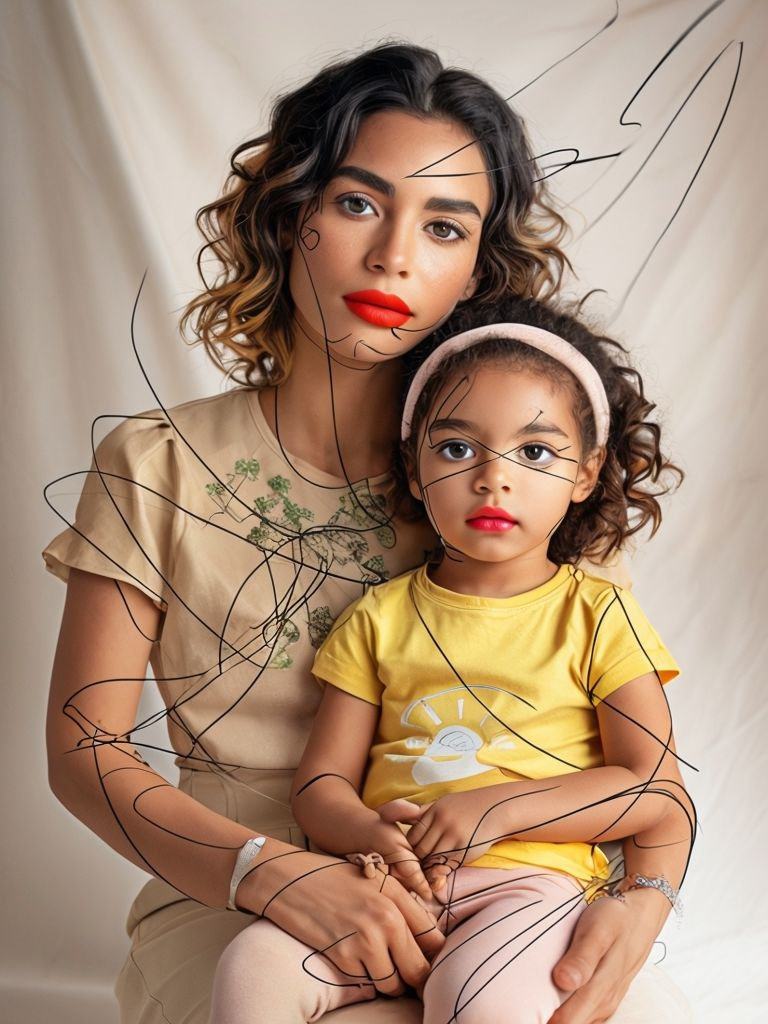
#> input picture datasets/exemplo-04.png, 768 x 1024 px
$ python enhace_image.py
#> lines starting #> are read from the running program, lines starting #| are printed output that depends on the picture
import cv2
import numpy as np

def enhance_image(I, B_shape, n):
    """
    Realce de imagem usando transformadas top-hat e bottom-hat em múltiplas escalas.

    Parâmetros:
        I: imagem de entrada (numpy array, em escala de cinza)
        B_shape: tupla (h, w) representando a forma inicial do elemento estruturante
        n: número de escalas

    Retorna:
        I_en: imagem realçada
    """
    # Inicializações
    TH = []
    BH = []
    STH = []
    SBH = []

    # Para cada escala
    for i in range(1, n + 1):
        kernel_size = (B_shape[0]*i, B_shape[1]*i)
        B_i = cv2.getStructuringElement(cv2.MORPH_RECT, kernel_size)

        # Transformadas Top-Hat e Bottom-Hat
        top_hat = cv2.subtract(I, cv2.dilate(cv2.erode(I, B_i), B_i))
        bottom_hat = cv2.subtract(cv2.erode(cv2.dilate(I, B_i), B_i), I)

        TH.append(top_hat)
        BH.append(bottom_hat)

        if i > 1:
            STH.append(cv2.subtract(TH[i-1], TH[i-2]))
            SBH.append(cv2.subtract(BH[i-1], BH[i-2]))

    # Cálculo dos máximos nas escalas
    MTH = np.maximum.reduce(TH)
    MBH = np.maximum.reduce(BH)
    MSTH = np.maximum.reduce(STH) if STH else np.zeros_like(I)
    MSBH = np.maximum.reduce(SBH) if SBH else np.zeros_like(I)

    # Realce da imagem
    I_en = cv2.add(I, cv2.subtract(cv2.add(MTH, MSTH), cv2.add(MBH, MSBH)))

    return I_en


def main():
    # Carregar imagem em escala de cinza
    img = cv2.imread('datasets/exemplo-04.png', cv2.IMREAD_GRAYSCALE)
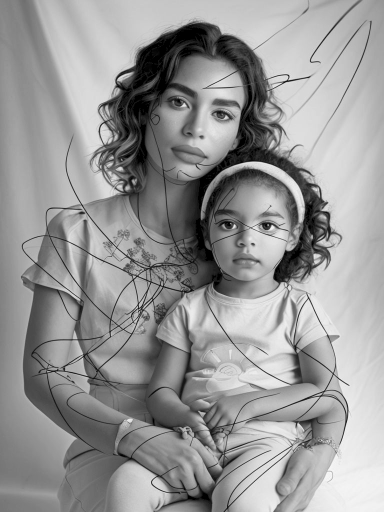
#> img: shape (1024, 768) (shown at 1/2 size); min 0, max 255, mean 150.9

    # Realçar imagem com elemento estruturante inicial (3x3) e 4 escalas
    img_enhanced = enhance_image(img, B_shape=(3, 3), n=4)
#> after the loop in enhance_image, `for i in range(1, n + 1):`: BH = 4 items; SBH = 3 items; TH = 4 items
#> in enhance_image, `MBH = np.maximum.reduce(BH)`:
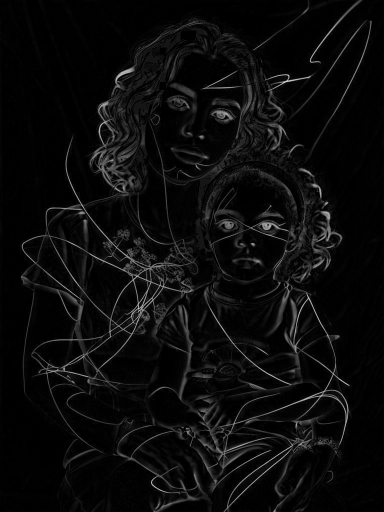
#> MBH: shape (1024, 768) (shown at 1/2 size); min 0, max 238, mean 11.1
#> in enhance_image, `MSTH = np.maximum.reduce(STH) if STH else np.zeros_like(I)`:
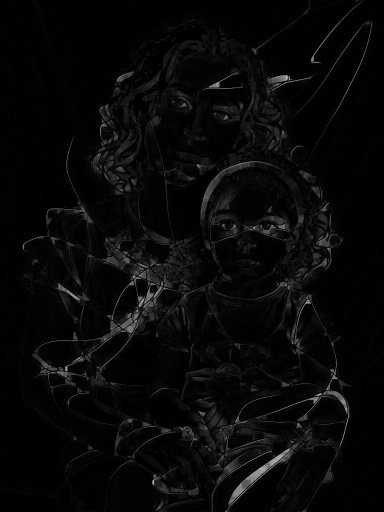
#> MSTH: shape (1024, 768) (shown at 1/2 size); min 0, max 208, mean 7.9
#> in enhance_image, `MSBH = np.maximum.reduce(SBH) if SBH else np.zeros_like(I)`:
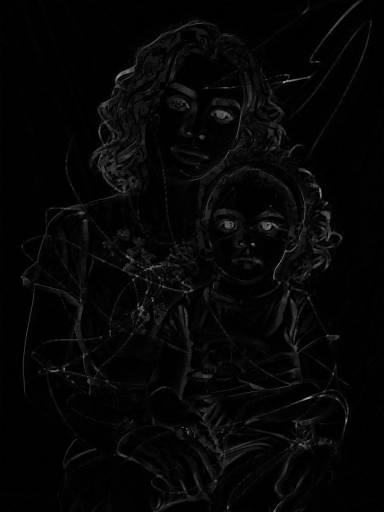
#> MSBH: shape (1024, 768) (shown at 1/2 size); min 0, max 165, mean 5.7
#> in enhance_image, `I_en = cv2.add(I, cv2.subtract(cv2.add(MTH, MSTH), cv2.add(MBH, MSBH)))`:
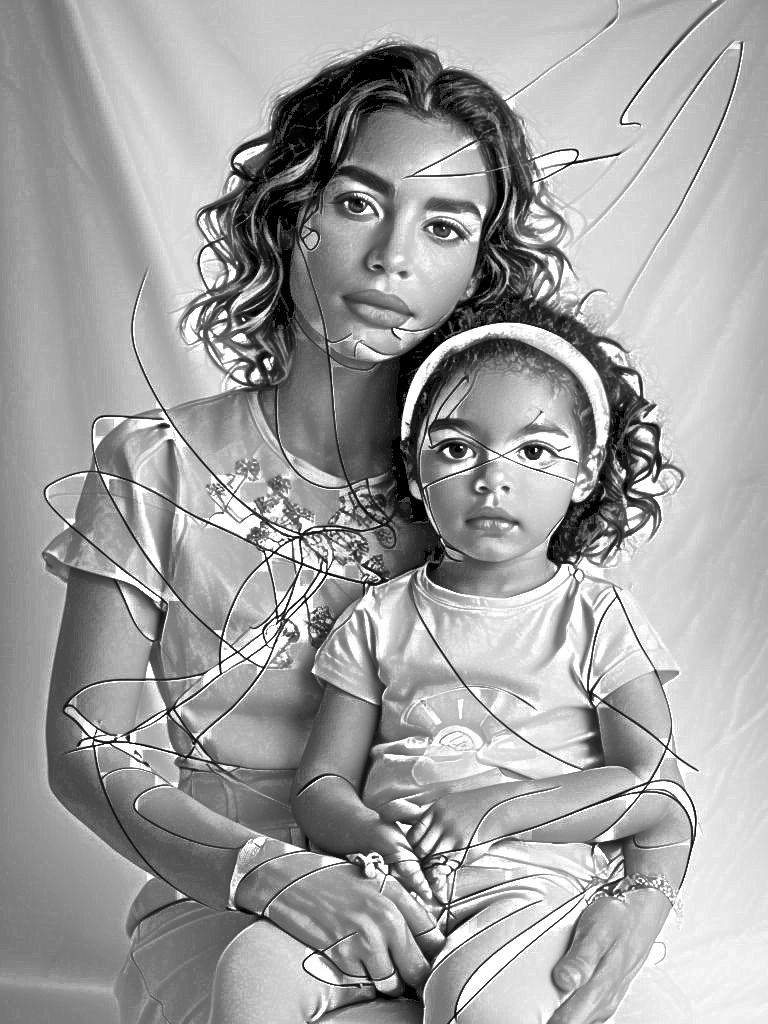
#> I_en: shape (1024, 768); min 0, max 255, mean 160.8

    # Exibir resultados
    cv2.imshow('Original', img)
    cv2.imshow('Realçada', img_enhanced)
    cv2.waitKey(0)
    cv2.destroyAllWindows()


if __name__ == "__main__":
    main()

$ run again, with datasets/exemplo-02.png copied over datasets/exemplo-04.png
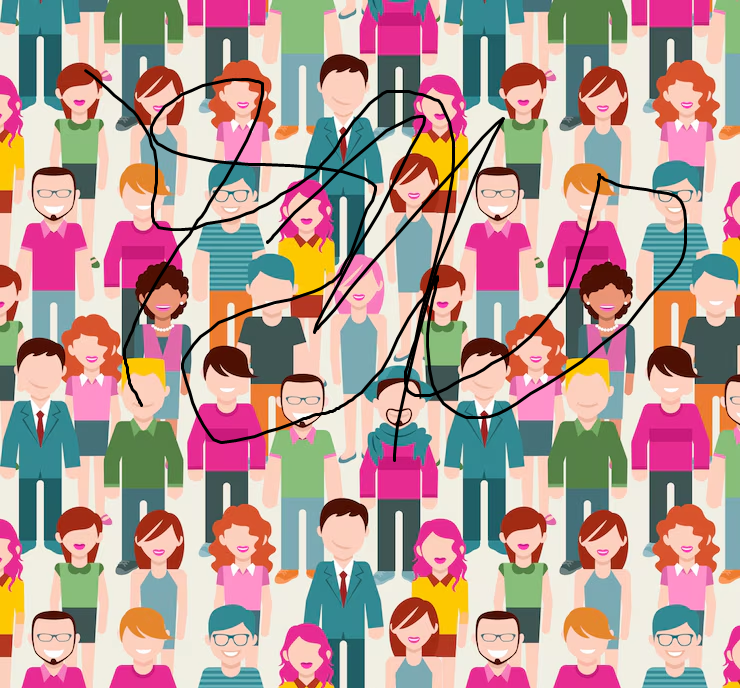
#> input picture datasets/exemplo-02.png, 742 x 688 px
#> after the loop in enhance_image, `for i in range(1, n + 1):`: BH = 4 items; SBH = 3 items; TH = 4 items
#> in enhance_image, `MSBH = np.maximum.reduce(SBH) if SBH else np.zeros_like(I)`:
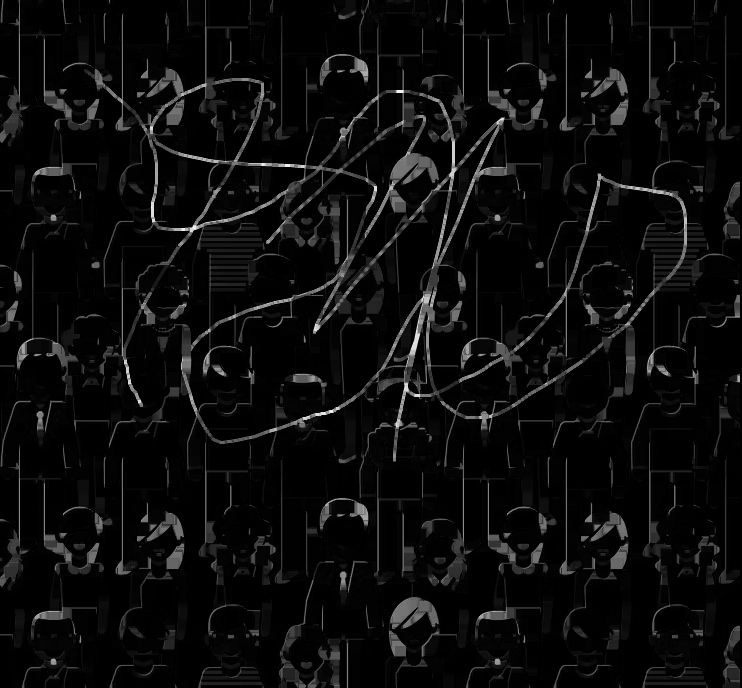
#> MSBH: shape (688, 742); min 0, max 245, mean 12.1
#> in enhance_image, `I_en = cv2.add(I, cv2.subtract(cv2.add(MTH, MSTH), cv2.add(MBH, MSBH)))`:
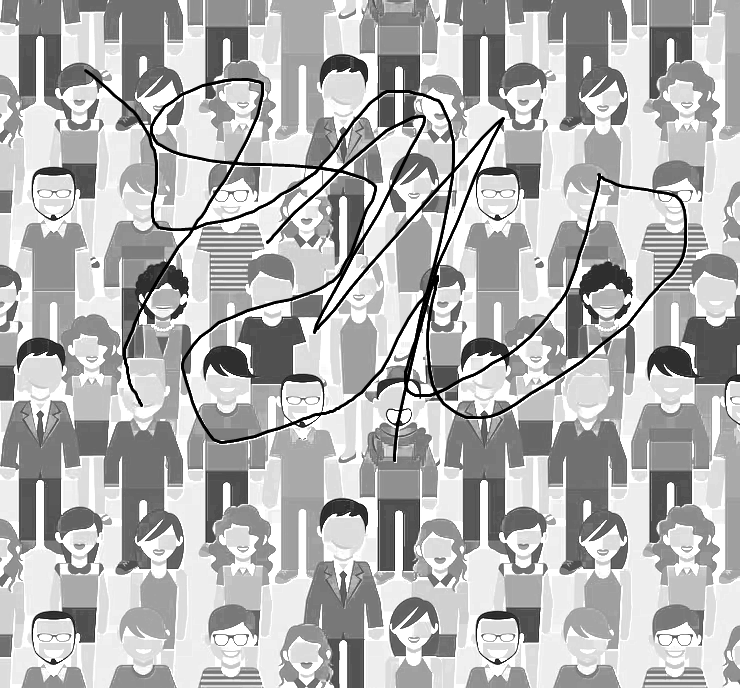
#> I_en: shape (688, 742); min 0, max 255, mean 179.4
